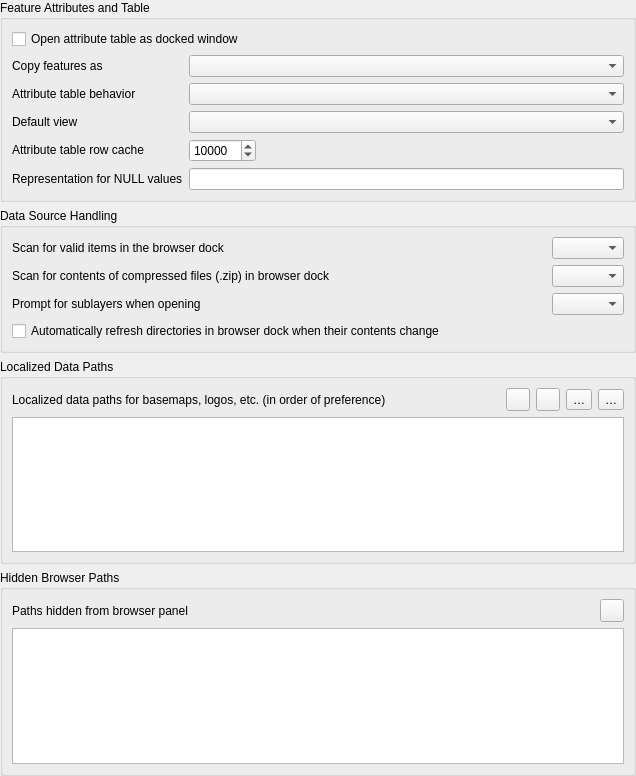
             <widget class="QWidget" name="mOptionsScrollAreaContents_11">
              <property name="geometry">
               <rect>
                <x>0</x>
                <y>0</y>
                <width>636</width>
                <height>776</height>
               </rect>
              </property>
              <layout class="QVBoxLayout" name="verticalLayout_27">
               <property name="leftMargin">
                <number>0</number>
               </property>
               <property name="topMargin">
                <number>0</number>
               </property>
               <property name="rightMargin">
                <number>0</number>
               </property>
               <property name="bottomMargin">
                <number>0</number>
               </property>
               <item>
                <widget class="QgsCollapsibleGroupBox" name="groupBox_18">
                 <property name="title">
                  <string>Feature Attributes and Table</string>
                 </property>
                 <layout class="QGridLayout" name="gridLayout_19">
                  <item row="0" column="0" colspan="2">
                   <widget class="QCheckBox" name="cbxAttributeTableDocked">
                    <property name="text">
                     <string>Open attribute table as docked window</string>
                    </property>
                   </widget>
                  </item>
                  <item row="3" column="1">
                   <widget class="QComboBox" name="cmbAttrTableBehavior">
                    <item>
                     <property name="text">
                      <string/>
                     </property>
                    </item>
                   </widget>
                  </item>
                  <item row="3" column="0">
                   <widget class="QLabel" name="textLabel1_7">
                    <property name="sizePolicy">
                     <sizepolicy hsizetype="Fixed" vsizetype="Fixed">
                      <horstretch>0</horstretch>
                      <verstretch>0</verstretch>
                     </sizepolicy>
                    </property>
                    <property name="text">
                     <string>Attribute table behavior</string>
                    </property>
                   </widget>
                  </item>
                  <item row="6" column="0">
                   <widget class="QLabel" name="label_14">
                    <property name="text">
                     <string>Representation for NULL values</string>
                    </property>
                   </widget>
                  </item>
                  <item row="4" column="1">
                   <widget class="QComboBox" name="mAttrTableViewComboBox"/>
                  </item>
                  <item row="6" column="1">
                   <widget class="QLineEdit" name="leNullValue"/>
                  </item>
                  <item row="5" column="0">
                   <widget class="QLabel" name="textLabel1_12">
                    <property name="sizePolicy">
                     <sizepolicy hsizetype="Fixed" vsizetype="Fixed">
                      <horstretch>0</horstretch>
                      <verstretch>0</verstretch>
                     </sizepolicy>
                    </property>
                    <property name="text">
                     <string>Attribute table row cache</string>
                    </property>
                   </widget>
                  </item>
                  <item row="5" column="1">
                   <layout class="QHBoxLayout" name="horizontalLayout_10">
                    <item>
                     <widget class="QgsSpinBox" name="spinBoxAttrTableRowCache">
                      <property name="minimum">
                       <number>0</number>
                      </property>
                      <property name="maximum">
                       <number>10000000</number>
                      </property>
                      <property name="singleStep">
                       <number>1000</number>
                      </property>
                      <property name="value">
                       <number>10000</number>
                      </property>
                     </widget>
                    </item>
                    <item>
                     <spacer name="horizontalSpacer_8">
                      <property name="orientation">
                       <enum>Qt::Horizontal</enum>
                      </property>
                      <property name="sizeHint" stdset="0">
                       <size>
                        <width>40</width>
                        <height>20</height>
                       </size>
                      </property>
                     </spacer>
                    </item>
                   </layout>
                  </item>
                  <item row="2" column="1">
                   <widget class="QComboBox" name="mComboCopyFeatureFormat"/>
                  </item>
                  <item row="4" column="0">
                   <widget class="QLabel" name="label_46">
                    <property name="text">
                     <string>Default view</string>
                    </property>
                   </widget>
                  </item>
                  <item row="2" column="0">
                   <widget class="QLabel" name="label_48">
                    <property name="text">
                     <string>Copy features as</string>
                    </property>
                   </widget>
                  </item>
                 </layout>
                </widget>
               </item>
               <item>
                <widget class="QgsCollapsibleGroupBox" name="groupBox_19">
                 <property name="title">
                  <string>Data Source Handling</string>
                 </property>
                 <layout class="QGridLayout" name="gridLayout_23" columnstretch="0,0,0">
                  <item row="1" column="2">
                   <widget class="QComboBox" name="cmbScanZipInBrowser"/>
                  </item>
                  <item row="0" column="2">
                   <widget class="QComboBox" name="cmbScanItemsInBrowser"/>
                  </item>
                  <item row="2" column="2">
                   <widget class="QComboBox" name="cmbPromptSublayers">
                    <item>
                     <property name="text">
                      <string/>
                     </property>
                    </item>
                   </widget>
                  </item>
                  <item row="0" column="0">
                   <widget class="QLabel" name="label_30">
                    <property name="text">
                     <string>Scan for valid items in the browser dock</string>
                    </property>
                   </widget>
                  </item>
                  <item row="1" column="1">
                   <spacer name="horizontalSpacer_3">
                    <property name="orientation">
                     <enum>Qt::Horizontal</enum>
                    </property>
                    <property name="sizeHint" stdset="0">
                     <size>
                      <width>40</width>
                      <height>20</height>
                     </size>
                    </property>
                   </spacer>
                  </item>
                  <item row="2" column="0">
                   <widget class="QLabel" name="textLabel1_13">
                    <property name="sizePolicy">
                     <sizepolicy hsizetype="Fixed" vsizetype="Fixed">
                      <horstretch>0</horstretch>
                      <verstretch>0</verstretch>
                     </sizepolicy>
                    </property>
                    <property name="text">
                     <string>Prompt for sublayers when opening</string>
                    </property>
                   </widget>
                  </item>
                  <item row="1" column="0">
                   <widget class="QLabel" name="label_29">
                    <property name="text">
                     <string>Scan for contents of compressed files (.zip) in browser dock</string>
                    </property>
                   </widget>
                  </item>
                  <item row="3" column="0" colspan="3">
                   <widget class="QCheckBox" name="mCheckMonitorDirectories">
                    <property name="text">
                     <string>Automatically refresh directories in browser dock when their contents change</string>
                    </property>
                   </widget>
                  </item>
                 </layout>
                </widget>
               </item>
               <item>
                <widget class="QgsCollapsibleGroupBox" name="groupBox_301">
                 <property name="title">
                  <string>Localized Data Paths</string>
                 </property>
                 <layout class="QGridLayout" name="gridLayout_34">
                  <item row="0" column="0">
                   <widget class="QLabel" name="label_9">
                    <property name="text">
                     <string>Localized data paths for basemaps, logos, etc. (in order of preference) </string>
                    </property>
                   </widget>
                  </item>
                  <item row="0" column="1">
                   <spacer name="horizontalSpacer_19">
                    <property name="orientation">
                     <enum>Qt::Horizontal</enum>
                    </property>
                    <property name="sizeHint" stdset="0">
                     <size>
                      <width>40</width>
                      <height>20</height>
                     </size>
                    </property>
                   </spacer>
                  </item>
                  <item row="0" column="2">
                   <widget class="QToolButton" name="mLocalizedDataPathAddButton">
                    <property name="toolTip">
                     <string>Add localized data path</string>
                    </property>
                    <property name="text">
                     <string/>
                    </property>
                    <property name="icon">
                     <iconset resource="../../images/images.qrc">
                      <normaloff>:/images/themes/default/symbologyAdd.svg</normaloff>:/images/themes/default/symbologyAdd.svg</iconset>
                    </property>
                   </widget>
                  </item>
                  <item row="0" column="3">
                   <widget class="QToolButton" name="mLocalizedDataPathRemoveButton">
                    <property name="toolTip">
                     <string>Remove localized data path</string>
                    </property>
                    <property name="text">
                     <string/>
                    </property>
                    <property name="icon">
                     <iconset resource="../../images/images.qrc">
                      <normaloff>:/images/themes/default/symbologyRemove.svg</normaloff>:/images/themes/default/symbologyRemove.svg</iconset>
                    </property>
                   </widget>
                  </item>
                  <item row="0" column="4">
                   <widget class="QToolButton" name="mLocalizedDataPathUpButton">
                    <property name="toolTip">
                     <string>Raise selected localized data path priority</string>
                    </property>
                    <property name="text">
                     <string>…</string>
                    </property>
                    <property name="icon">
                     <iconset resource="../../images/images.qrc">
                      <normaloff>:/images/themes/default/mActionArrowUp.svg</normaloff>:/images/themes/default/mActionArrowUp.svg</iconset>
                    </property>
                   </widget>
                  </item>
                  <item row="0" column="5">
                   <widget class="QToolButton" name="mLocalizedDataPathDownButton">
                    <property name="toolTip">
                     <string>Lower selected localized data path priority</string>
                    </property>
                    <property name="text">
                     <string>…</string>
                    </property>
                    <property name="icon">
                     <iconset resource="../../images/images.qrc">
                      <normaloff>:/images/themes/default/mActionArrowDown.svg</normaloff>:/images/themes/default/mActionArrowDown.svg</iconset>
                    </property>
                   </widget>
                  </item>
                  <item row="1" column="0" colspan="6">
                   <widget class="QListWidget" name="mLocalizedDataPathListWidget">
                    <property name="selectionMode">
                     <enum>QAbstractItemView::MultiSelection</enum>
                    </property>
                    <property name="selectionBehavior">
                     <enum>QAbstractItemView::SelectRows</enum>
                    </property>
                   </widget>
                  </item>
                 </layout>
                </widget>
               </item>
               <item>
                <widget class="QgsCollapsibleGroupBox" name="groupBox_28">
                 <property name="title">
                  <string>Hidden Browser Paths</string>
                 </property>
                 <layout class="QGridLayout" name="_15">
                  <item row="0" column="2">
                   <widget class="QToolButton" name="mBtnRemoveHiddenPath">
                    <property name="toolTip">
                     <string>Remove path</string>
                    </property>
                    <property name="text">
                     <string/>
                    </property>
                    <property name="icon">
                     <iconset resource="../../images/images.qrc">
                      <normaloff>:/images/themes/default/symbologyRemove.svg</normaloff>:/images/themes/default/symbologyRemove.svg</iconset>
                    </property>
                   </widget>
                  </item>
                  <item row="0" column="0">
                   <widget class="QLabel" name="mSVGLabel_4">
                    <property name="text">
                     <string>Paths hidden from browser panel</string>
                    </property>
                   </widget>
                  </item>
                  <item row="0" column="1">
                   <spacer>
                    <property name="orientation">
                     <enum>Qt::Horizontal</enum>
                    </property>
                    <property name="sizeHint" stdset="0">
                     <size>
                      <width>31</width>
                      <height>20</height>
                     </size>
                    </property>
                   </spacer>
                  </item>
                  <item row="1" column="0" colspan="3">
                   <widget class="QListWidget" name="mListHiddenBrowserPaths">
                    <property name="minimumSize">
                     <size>
                      <width>0</width>
                      <height>120</height>
                     </size>
                    </property>
                   </widget>
                  </item>
                 </layout>
                </widget>
               </item>
               <item>
                <spacer name="verticalSpacer_8">
                 <property name="orientation">
                  <enum>Qt::Vertical</enum>
                 </property>
                 <property name="sizeType">
                  <enum>QSizePolicy::Expanding</enum>
                 </property>
                 <property name="sizeHint" stdset="0">
                  <size>
                   <width>20</width>
                   <height>40</height>
                  </size>
                 </property>
                </spacer>
               </item>
              </layout>
             </widget>
